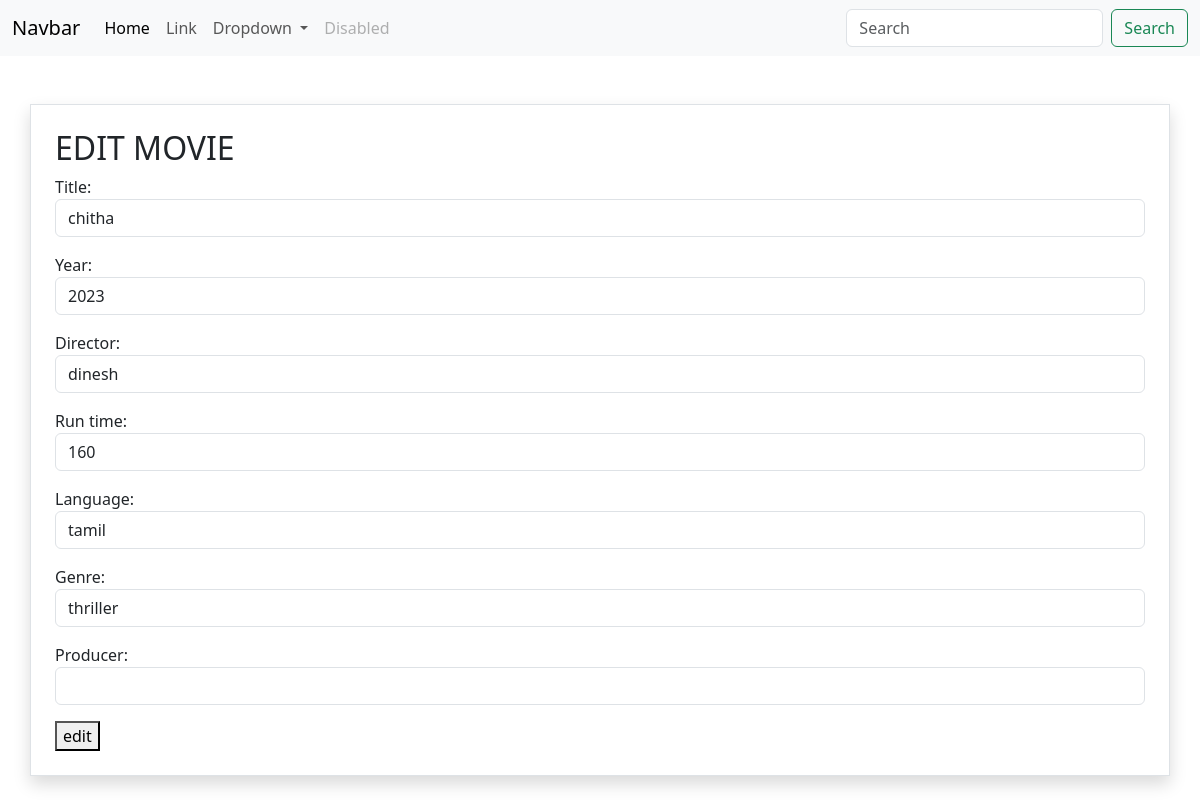
/movie/4/change/, run on the app's committed database.
### myapp/models.py (models this page shows, shortened)
class Movie(models.Model):
    title=models.CharField(max_length=200)
    year=models.CharField(max_length=200)
    director=models.CharField(max_length=200)
    run_time=models.PositiveIntegerField()
    language=models.CharField(max_length=200)
    genre=models.CharField(max_length=200)
    producer=models.CharField(max_length=200,null=True)

### myapp/views.py (the view, shortened to what this page needs)
# urls.py: path("movie/<int:pk>/change/",views.MovieUpdateView.as_view(),name="movie-change"),
class MovieUpdateView(View):
    def get(self,request,*args,**kwargs):
        id=kwargs.get("pk")
        movie_object=Movie.objects.get(id=id) #query set
        form_instance=MovieModelForm(instance=movie_object)
        return render(request,"movie_update.html",{"form":form_instance})

### myapp/forms.py
class MovieModelForm(forms.ModelForm):
    class Meta:
        model=Movie
        exclude=("id",)
        widgets={
            "title":forms.TextInput(attrs={"class":"form-control"}),
            "year":forms.NumberInput(attrs={"class":"form-control"}),
            "director":forms.TextInput(attrs={"class":"form-control"}),
            "run_time":forms.NumberInput(attrs={"class":"form-control"}),
            "language":forms.TextInput(attrs={"class":"form-control"}),
            "genre":forms.TextInput(attrs={"class":"form-control"}),
            "producer":forms.TextInput(attrs={"class":"form-control"})
        }

### myapp/templates/movie_update.html (shortened to what this page needs)
{%extends 'base.html'%}
{%block main_block%}
<div class="container border shadow mt-5 p-4">
    <h2>EDIT MOVIE</h2>
    <form action="" method="post">
        {{form.as_p}}
        <button type="submit">edit</button>
    </form>
</div>
{%endblock%}

### data on the page
Movie: title "chitha", year "2023", director "dinesh", run_time "160", language "tamil", genre "thriller"
